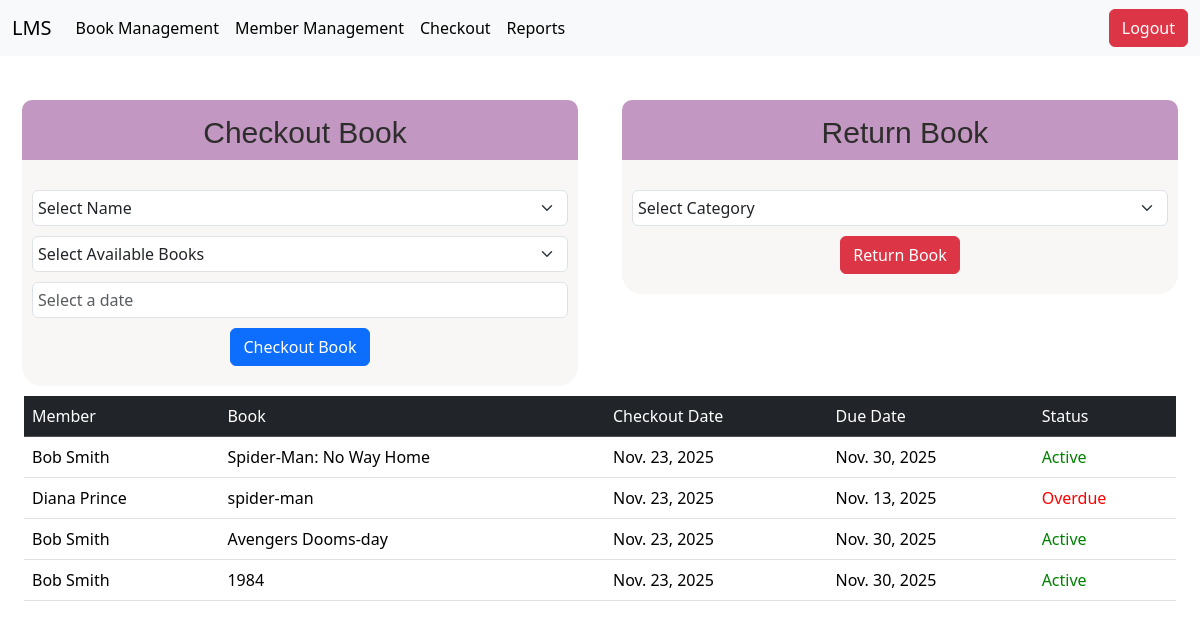
The app's page /checkoutview/ with its own data.
### library/models.py (models this page shows)
class Checkouts(models.Model):
    member=models.CharField(max_length=200)
    book_title=models.TextField(null=True,blank=True)
    checkout_date=models.DateField(auto_now_add=True)
    due_date=models.DateField()
    status=models.CharField(max_length=200,null=True,blank=True)

### library/views.py (the view)
# urls.py: path("checkoutview/",views.checkoutdata,name="checkoutdata"),
def checkoutdata(request):
    checkout_title=Checkouts.objects.values_list("book_title",flat=True)
    books=Books.objects.all()
    books_list=[]
    for i in books:
         books_list.append({
              "id":i.id,
              "title":i.title,
              "author":i.author,
              "isbn":i.isbn,
              "category":i.category,
              "status":"Checkout" if i.title in checkout_title else "Available"
         })
    member=list(Member.objects.all().values())
    checkout_list=list(Checkouts.objects.all().values())
    context={"books":books_list,"member":member,"checkout_list":checkout_list}
    return render(request,"checkout.html",context)

### library/templates/checkout.html (shortened to what this page needs)
<!DOCTYPE html>
<html lang="en">
    <head>
    {% load static %}
    <link href="https://cdn.jsdelivr.net/npm/bootstrap@5.3.8/dist/css/bootstrap.min.css" rel="stylesheet">
    <link rel="stylesheet" href="https://cdnjs.cloudflare.com/ajax/libs/bootstrap-datepicker/1.9.0/css/bootstrap-datepicker.min.css">
</head>
<body>
    <div class="positionnavbar">
    <nav class="navbar navbar-expand-lg bg-body-tertiary">
        <div class="container-fluid">
            <a class="navbar-brand" href="#">LMS</a>
            <div class="collapse navbar-collapse" id="navbarNavAltMarkup">
                <div class="navbar-nav">
                    <a class="nav-link active"  href="{% url 'retriving_data_book' %}">Book Management</a>
                    <a class="nav-link active" href="{% url 'retriving_data_member' %}">Member Management</a>
                    <a class="nav-link active" href="{% url 'checkoutdata' %}">Checkout</a>
                    <a class="nav-link active" href="{% url 'reports' %}">Reports</a>
                </div>
                <a href="{% url 'logout_page' %}" class="btnEl btn btn-danger">Logout</a>
            </div>
        </div>
    </nav>
    </div>
    <div class="container-fluid">
      <div class="row">
        <div class="col-md-6 text-center">
            <div class="register_container">
              <h1 class="header">Checkout Book</h1>
              <form method="POST" action="{% url 'user_inserting_checkout' %}">
                <div class="checkoutinput">
              <select class="form-select" id="selectName" name="memberName" required>
                <option selected disabled>Select Name</option>
              </select>
              <select class="form-select" id="selectBook" name="Bookname" required>
                <option selected disabled>Select Available Books</option>
                </select>
                <input type="text" class="form-control" id="datepicker" name="duedate" placeholder="Select a date">
                <button class="btn btn-primary">Checkout Book</button>
                </form>
                </div>
            </div>
        </div>
        <div class="col-md-6 text-center">
            <div class="register_container">
              <h1 class="header">Return Book</h1>
              <div class="returnbookinput">
              <select class="form-select" name="category" id="returnItem" required>
                <option selected disabled>Select Category</option>
            </select>
            <a href="#" class="btn btn-danger" id="ReturnBtn">Return Book</a>
            </div>
        </div>
    </div>
</div>
<div class="container-fluid">
    <div class="row">
        <div class="col-12">
           <table class="table">
    <thead class="table-dark">
    <tr>
        <td>Member</td>
        <td>Book</td>
        <td>Checkout Date</td>
        <td>Due Date</td>
        <td>Status</td>
    </tr>
</thead>
<tbody>
    {% for i in checkout_list %}
    <tr>
        <td>{{i.member}}</td>
        <td>{{i.book_title}}</td>
        <td>{{i.checkout_date}}</td>
        <td>{{i.due_date}}</td>
        {% if i.status == "Overdue" %}
        <td style="color:red">{{i.status}}</td>
        {% else %}
        <td style="color:green">{{i.status}}</td>
        {% endif %}
        </tr>
    {% endfor %}
</tbody>
</table>
</div>
</div>
</div>
</body>
</html>

### library/templates/checkout.html (style rules this page uses)
.register_container { border-radius:20px; background-color:rgb(249, 247, 246); margin:10px; padding-bottom: 10px; margin-top: 100px; }
.header { font-family: Helvetica; padding-left: 10px; padding-top: 15px; height: 60px; color: rgb(45, 45, 43); font-size: 30px; background-color:rgb(194, 151, 194); border-top-left-radius: 10px; border-top-right-radius: 10px; margin-bottom: 20px; }
.input-group, .form-select, .form-control { width: 100%; padding: 5px; margin-bottom: 10px; }
.checkoutinput, .returnbookinput { padding: 10px; }
.positionnavbar { position: fixed; width: 100%; top:0; z-index: 1000; }
.btnEl { margin-left: auto; }

### records on screen
Checkouts: member "Bob Smith", book_title "Spider-Man: No Way Home", checkout_date "Nov. 23, 2025", due_date "Nov. 30, 2025", status "Active"
Checkouts: member "Diana Prince", book_title "spider-man", checkout_date "Nov. 23, 2025", due_date "Nov. 13, 2025", status "Overdue"
Checkouts: member "Bob Smith", book_title "Avengers Dooms-day", checkout_date "Nov. 23, 2025", due_date "Nov. 30, 2025", status "Active"
Checkouts: member "Bob Smith", book_title "1984", checkout_date "Nov. 23, 2025", due_date "Nov. 30, 2025", status "Active"
